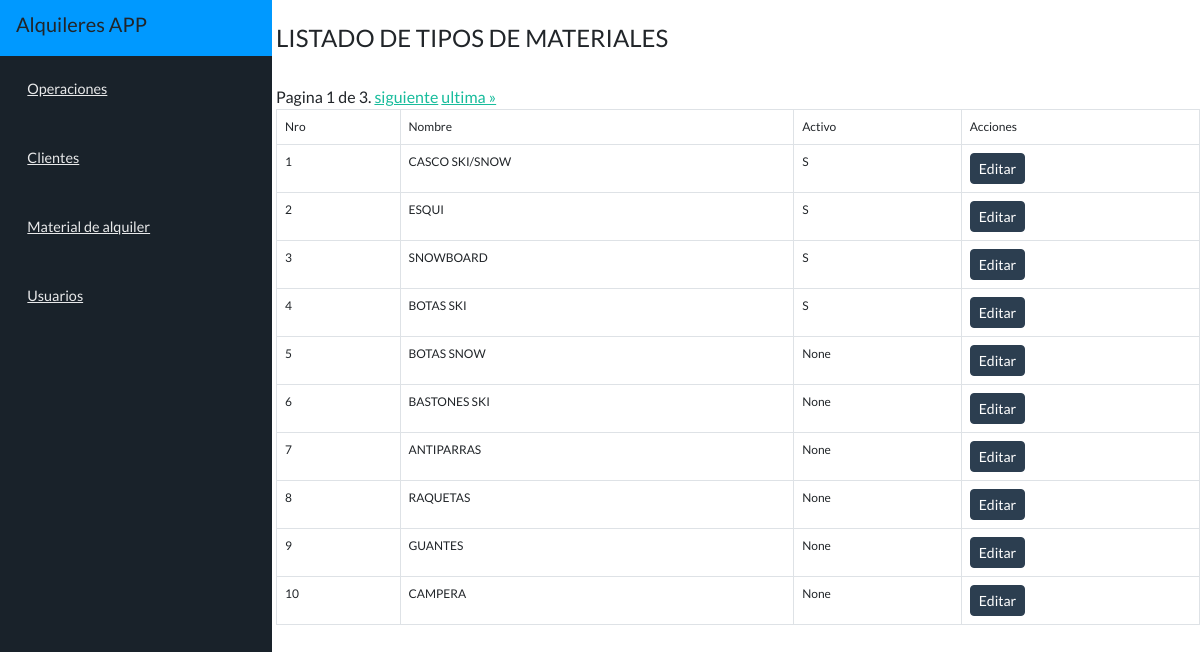
Page /t_lista/ on the committed database.
### t_final/models.py (models this page shows, shortened)
class Tipo(models.Model):
    nombre = models.CharField(max_length=50)
    activo = models.CharField(max_length=5, null=True)

### t_final/views.py (the view)
# urls.py: path('t_lista/',Tmateriales_view.as_view(), name='url_T_lista'),
class Tmateriales_view(ListView):
    model = Tipo
    template_name = 't_lista.html'
    paginate_by = 10
    context_object_name = 'tipos'

### templates/t_lista.html (shortened to what this page needs)
{% extends "base.html" %}
{% load static %}
{% block content %}
<br>
<h4>LISTADO DE TIPOS DE MATERIALES</h4>
<br>
<div class="box">
<table class="table table-bordered">
	<thead>
			<tr>
				<td>Nro</td>
				<td>Nombre</td>
				<td>Activo</td>
				<td>Acciones</td>
			</tr>
	</thead>
	<tbody>
		{% if object_list %}
		{% for tmateriales_qset in object_list %}
		<tr>
		<td>{{ tmateriales_qset.id }}</td>
		<td>{{ tmateriales_qset.nombre }}</td>
		<td>{{ tmateriales_qset.activo }}</td>
		<td>
			<a class="btn btn-primary btn-sm" href="{% url 'url_tm_edit' tmateriales_qset.id %}">Editar</a>
		</td>
		</tr>
		{% endfor %}
		 <div class="pagination">
            <span class="step-links">
                <span class="current">
                    Pagina {{ page_obj.number }} de {{ page_obj.paginator.num_pages }}.
                </span>
                {% if page_obj.has_next %}
                    <a href="?page={{ page_obj.next_page_number }}">siguiente</a>
                    <a href="?page={{ page_obj.paginator.num_pages }}">ultima &raquo;</a>
                {% endif %}
            </span>
        </div>
		{% else %}
		<h5>No hay registros para mostrar</h5>
		{% endif %}
	</tbody>
</table>
</div>
{% endblock %}

### t_final/static/css/style.css (style rules this page uses)
body { font-family: "Lato"; font-size: 100%; overflow-y: scroll; font-family: sans-serif; -ms-text-size-adjust: 100%; -webkit-text-size-adjust: 100%; -ms-text-size-adjust: 100%; -webkit-text-size-adjust: 100%; -webkit-font-smoothing: antialiased; -moz-osx-font-smoothing: grayscale; text-rendering: optimizeLegibility; background-color: #fefefe; }
a { text-decoration: none; -webkit-transition: all 0.6s ease; -moz-transition: all 0.6s ease; transition: all 0.6s ease; }
table,td { border: 1px solid black; font-size:12px }

### rows in the picture
Tipo: id "1", nombre "CASCO SKI/SNOW", activo "S"
Tipo: id "2", nombre "ESQUI", activo "S"
Tipo: id "3", nombre "SNOWBOARD", activo "S"
Tipo: id "4", nombre "BOTAS SKI", activo "S"
Tipo: id "5", nombre "BOTAS SNOW", activo "None"
Tipo: id "6", nombre "BASTONES SKI", activo "None"
Tipo: id "7", nombre "ANTIPARRAS", activo "None"
Tipo: id "8", nombre "RAQUETAS", activo "None"
Tipo: id "9", nombre "GUANTES", activo "None"
Tipo: id "10", nombre "CAMPERA", activo "None"

### other values in the picture
{{ page_obj.number }} "1"
{{ page_obj.paginator.num_pages }} "3"
